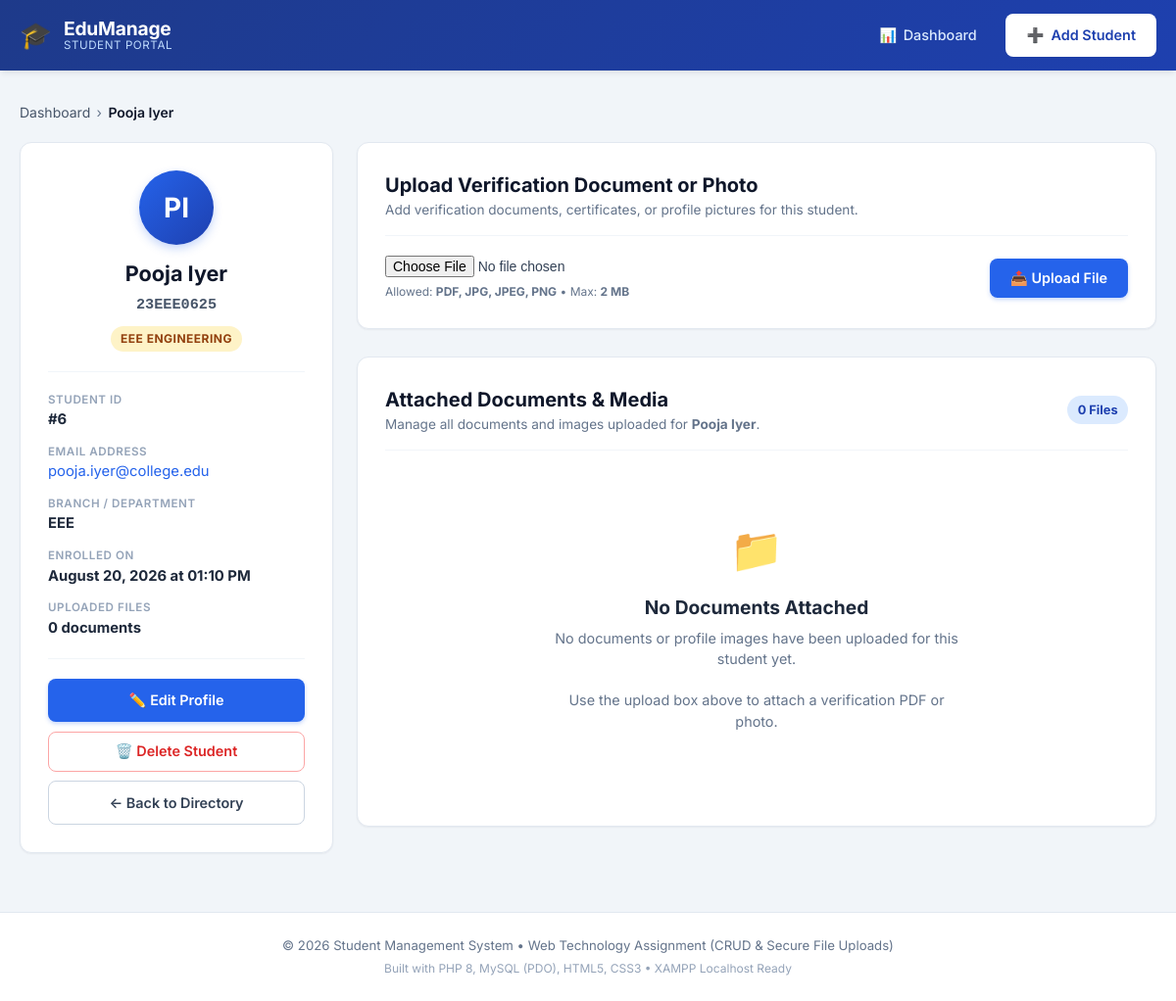
Page /Question2_StudentManagement/view_student.php?id=6 on the committed database.
### tables this page shows
CREATE TABLE IF NOT EXISTS `students` (
  `id` INT AUTO_INCREMENT PRIMARY KEY,
  `name` VARCHAR(100) NOT NULL,
  `roll_number` VARCHAR(50) NOT NULL UNIQUE,
  `email` VARCHAR(150) NOT NULL,
  `course` VARCHAR(100) NOT NULL,
  `created_at` TIMESTAMP DEFAULT CURRENT_TIMESTAMP,
  INDEX `idx_students_roll` (`roll_number`),
  INDEX `idx_students_course` (`course`)
);

### Question2_StudentManagement/db.php (called while the page is built, shortened)
    <?php
function e(?string $string): string {
    return htmlspecialchars($string ?? '', ENT_QUOTES, 'UTF-8');
}

### Question2_StudentManagement/view_student.php (the view, shortened to what this page needs)
<?php
require_once __DIR__ . '/db.php';
$id = filter_input(INPUT_GET, 'id', FILTER_VALIDATE_INT);
try {
    $stmtStudent = $pdo->prepare("SELECT * FROM students WHERE id = :id LIMIT 1");
    $stmtStudent->execute([':id' => $id]);
    $student = $stmtStudent->fetch();
    $stmtFiles = $pdo->prepare("
        SELECT id, original_filename, stored_filename, file_path, file_type, file_size, upload_date
        FROM student_files
        WHERE student_id = :id
        ORDER BY id DESC
    ");
    $stmtFiles->execute([':id' => $id]);
    $files = $stmtFiles->fetchAll();
} catch (PDOException $e) {
    setFlash('error', 'Database error: ' . $e->getMessage());
    header('Location: index.php');
    exit();
}
$initials = '';
$nameParts = explode(' ', trim($student['name']));
foreach ($nameParts as $part) {
    if (!empty($part)) $initials .= strtoupper($part[0]);
    if (strlen($initials) >= 2) break;
}
require_once __DIR__ . '/header.php';
?>
<div class="breadcrumb-nav">
    <a href="index.php">Dashboard</a> &rsaquo;
    <span><?php echo e($student['name']); ?></span>
</div>
<div class="profile-layout">
    <div class="profile-sidebar">
        <div class="card profile-card">
            <div class="profile-header">
                <div class="profile-avatar" aria-hidden="true">
                    <?php echo e($initials ?: 'ST'); ?>
                </div>
                <h2 class="profile-name"><?php echo e($student['name']); ?></h2>
                <span class="profile-roll"><?php echo e($student['roll_number']); ?></span>
                <span class="course-badge course-badge-<?php echo strtolower(e($student['course'])); ?>">
                    <?php echo e($student['course']); ?> Engineering
                </span>
            </div>
            <div class="profile-info-list">
                <div class="info-row">
                    <span class="info-label">Student ID</span>
                    <strong class="info-value">#<?php echo e($student['id']); ?></strong>
                </div>
                <div class="info-row">
                    <span class="info-label">Email Address</span>
                    <a href="mailto:<?php echo e($student['email']); ?>" class="info-value info-link">
                        <?php echo e($student['email']); ?>
                    </a>
                </div>
                <div class="info-row">
                    <span class="info-label">Branch / Department</span>
                    <strong class="info-value"><?php echo e($student['course']); ?></strong>
                </div>
                <div class="info-row">
                    <span class="info-label">Enrolled On</span>
                    <strong class="info-value"><?php echo date('F d, Y \a\t h:i A', strtotime($student['created_at'])); ?></strong>
                </div>
                <div class="info-row">
                    <span class="info-label">Uploaded Files</span>
                    <strong class="info-value"><?php echo count($files); ?> document<?php echo count($files) === 1 ? '' : 's'; ?></strong>
                </div>
            </div>
            <div class="profile-actions">
                <a href="edit_student.php?id=<?php echo e($student['id']); ?>" class="btn btn-primary btn-block">
                    <span>✏️ Edit Profile</span>
                </a>
                <button
                    type="button"
                    class="btn btn-danger-outline btn-block"
                    onclick="confirmDelete(<?php echo (int) $student['id']; ?>, '<?php echo addslashes(e($student['name'])); ?>', '<?php echo addslashes(e($student['roll_number'])); ?>')"
                >
                    <span>🗑️ Delete Student</span>
                </button>
                <a href="index.php" class="btn btn-secondary btn-block">
                    &larr; Back to Directory
                </a>
            </div>
        </div>
    </div>
    <div class="profile-main" id="documents">
        <div class="card upload-card">
            <div class="card-header-bar">
                <div class="header-titles">
                    <h3 class="section-title">Upload Verification Document or Photo</h3>
                    <p class="section-subtitle">Add verification documents, certificates, or profile pictures for this student.</p>
                </div>
            </div>
            <form method="POST" action="upload_file.php" enctype="multipart/form-data" class="upload-inline-form">
                <div class="upload-controls-row">
                    <div class="file-picker-wrapper">
                        <input
                            type="file"
                            name="student_file"
                            id="student_file"
                            class="file-control"
                            accept=".pdf,.jpg,.jpeg,.png,application/pdf,image/jpeg,image/png"
                            required
                        >
                        <span class="upload-specs-hint">Allowed: <strong>PDF, JPG, JPEG, PNG</strong> &bull; Max: <strong>2 MB</strong></span>
                    </div>
                    <button type="submit" class="btn btn-primary upload-btn">
                        <span>📤 Upload File</span>
                    </button>
                </div>
            </form>
        </div>
        <div class="card files-gallery-card">
            <div class="card-header-bar">
                <div class="header-titles">
                    <h3 class="section-title">Attached Documents &amp; Media</h3>
                    <p class="section-subtitle">Manage all documents and images uploaded for <strong><?php echo e($student['name']); ?></strong>.</p>
                </div>
                <span class="badge badge-counter"><?php echo count($files); ?> File<?php echo count($files) === 1 ? '' : 's'; ?></span>
            </div>
            <?php if (empty($files)): ?>
                <div class="empty-state files-empty">
                    <span class="empty-icon">📁</span>
                    <h4>No Documents Attached</h4>
                    <p>No documents or profile images have been uploaded for this student yet.</p>
                    <p class="empty-hint">Use the upload box above to attach a verification PDF or photo.</p>
                </div>
            <?php endif; ?>
        </div>
    </div>
</div>
<?php require_once __DIR__ . '/footer.php'; ?>

### rows in the picture
students: name "Pooja Iyer", roll_number "23EEE0625", course "EEE", id "6", email "pooja.iyer@college.edu", created_at "August 20, 2026 at 01:10 PM"

### other values in the picture
$initials ?: 'ST' "PI"
count($files) "0"
